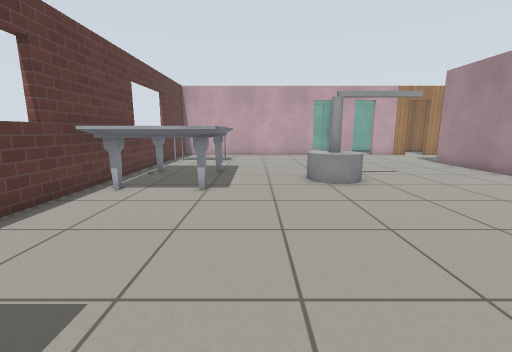
[1] (above)

24 first-person views from a walk through a robot-simulator world made for Gazebo. The camera is 0.9 m above the floor, tilts 10° down and sees 90° across. Floor lines are 1 m apart. The floor is counted in squares, 0.5 m on a side. Each view is taken from the middle of a square. On the plan, view 1 faces up. The plan holds only what a view shows up to about 15 squares ahead; the rest is blank. The robots in the file are not drawn. Gazebo's built-in surfaces are drawn with simple patterns. Simple shapes stand in for some stock models.

[2]
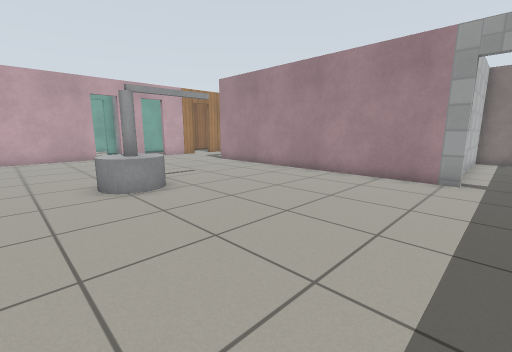

[3]
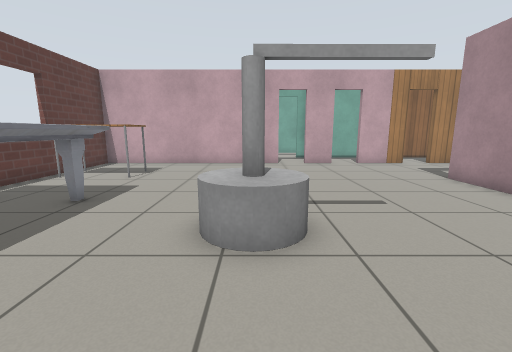

[4]
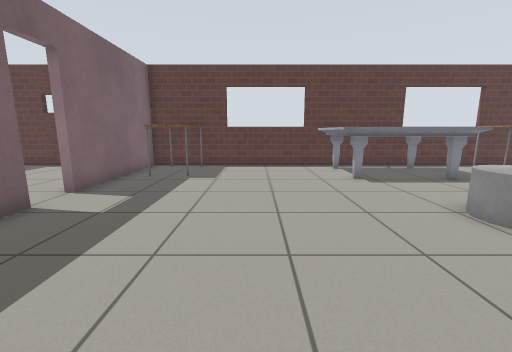

[5]
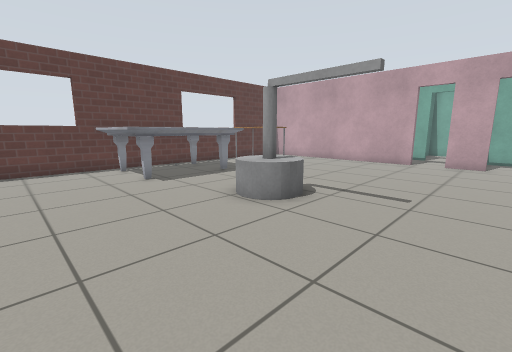

[6]
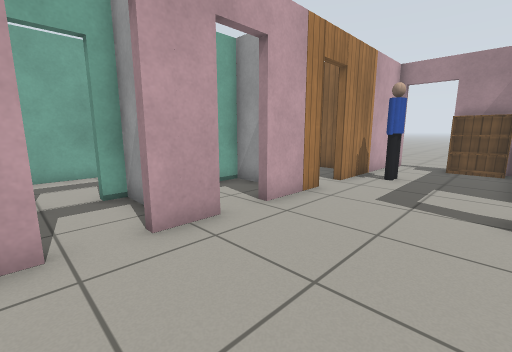

[7]
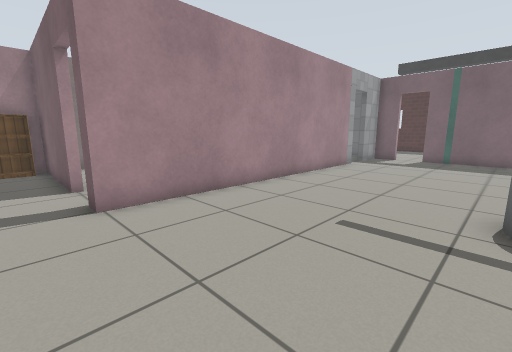

[8]
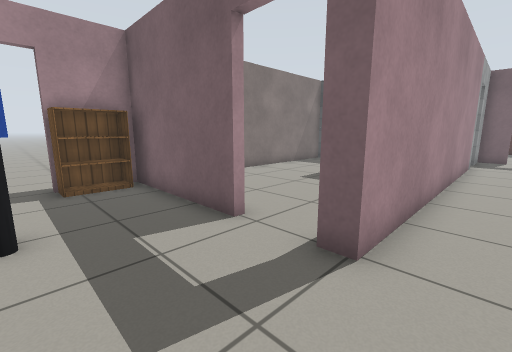

[9]
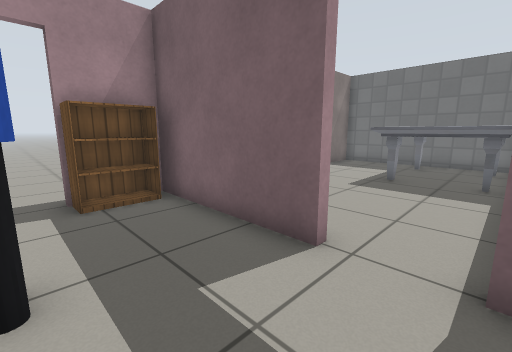

[10]
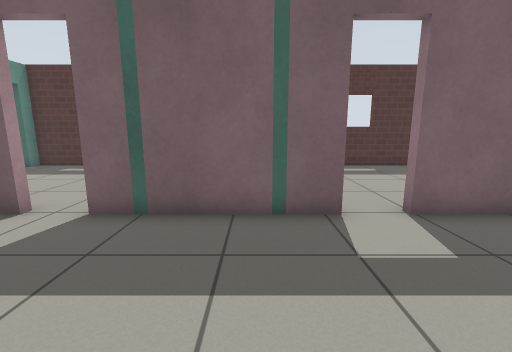

[11]
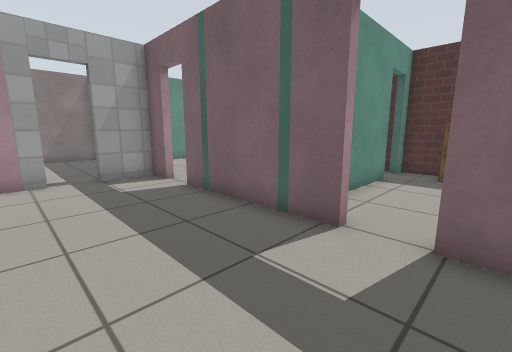

[12]
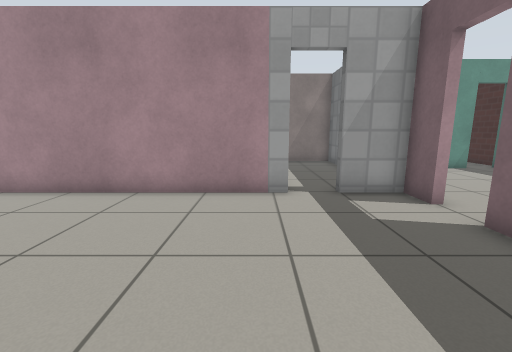

[13]
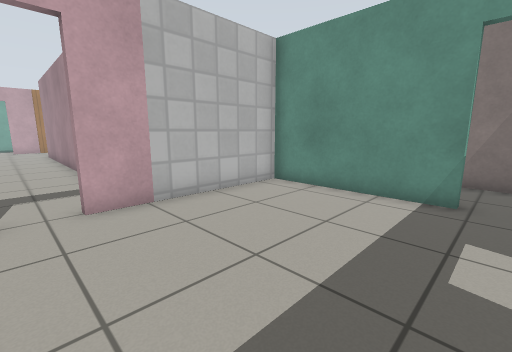

[14]
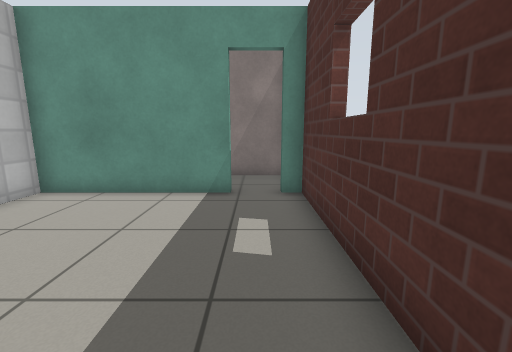

[15]
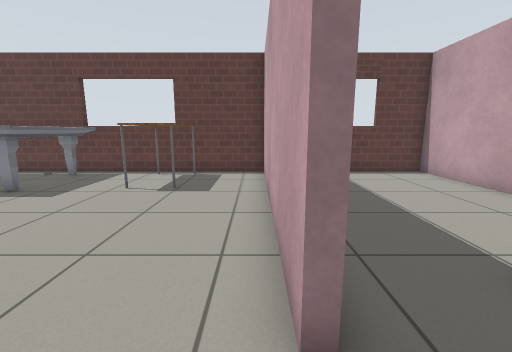

[16]
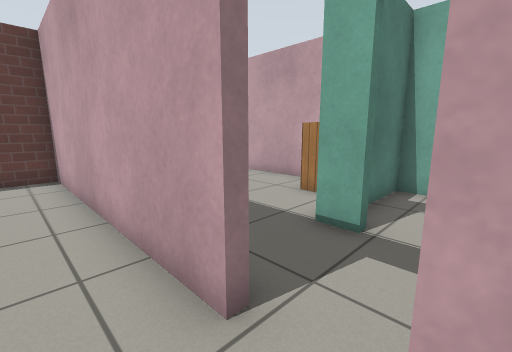

[17]
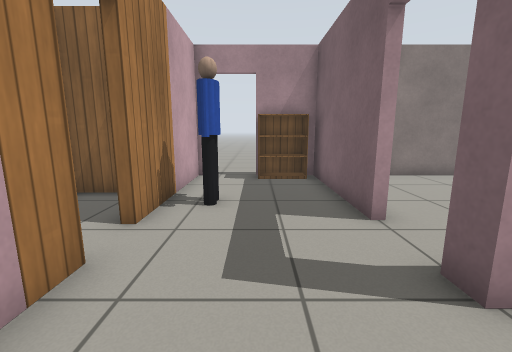

[18]
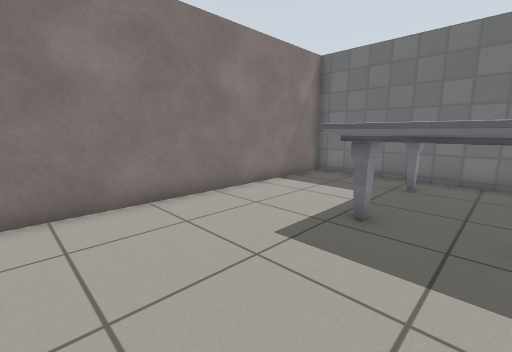

[19]
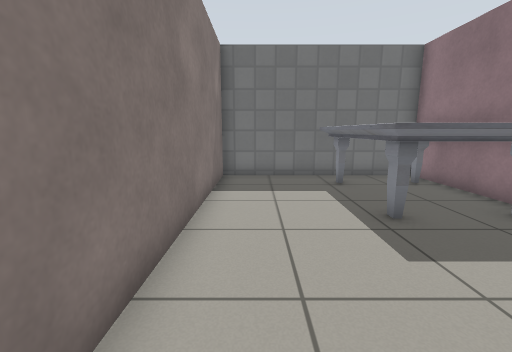

[20]
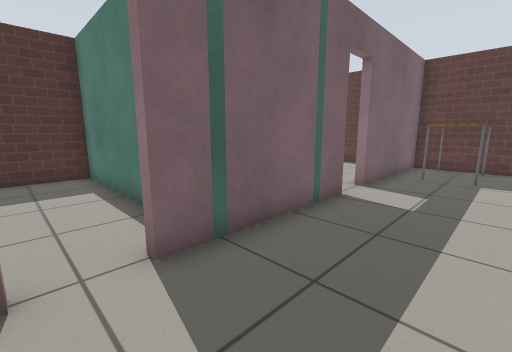

[21]
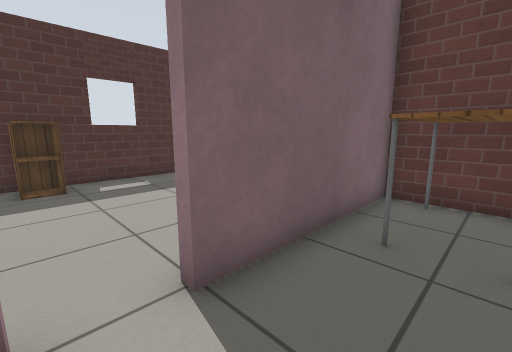

[22]
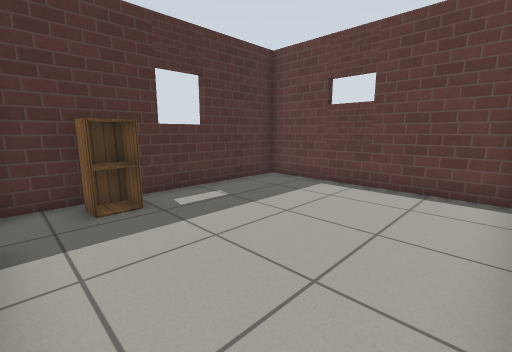

[23]
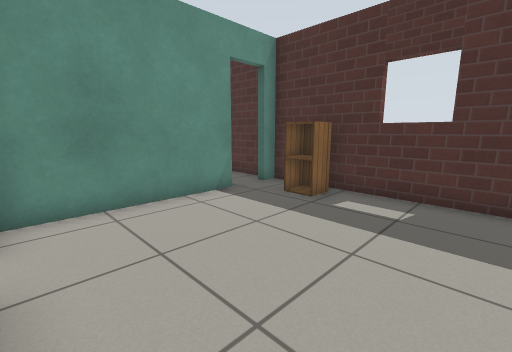

[24]
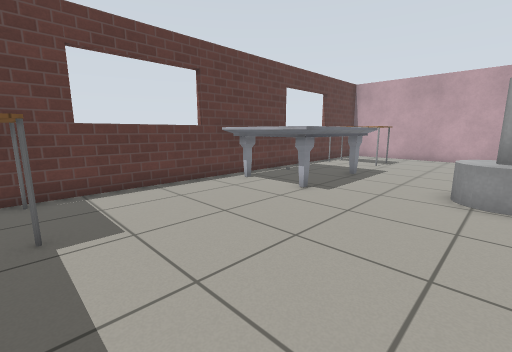

### Floor plan
Points are (right, up) in squares from view 1. A wall is a line through its corners. A room is listed if a view was taken in it or the views show most of it. See-through windows are left out.
Room 1 (views 1, 2, 3, 4, 5, 6, 7, 8, 9, 10, 11, 12, 15, 16, 17, 20, 21, 24)
walls: (10.3, 8.4) (10.3, 14.6) (11, 14.6); (4.3, 19.8) (4.3, 19.3) (-5.3, 19.3) (-5.3, 16.4); (7.4, 19.3) (5.8, 19.3) (5.8, 19.8); (-5.3, 6.5) (-5.3, 1.4); (10.3, 2.1) (10.3, 3.6); (13, 14.6) (17.5, 14.6); (2.1, -1.3) (7.6, -1.3); (11.4, 19.3) (8.8, 19.3) (8.8, 19.8); (9.1, -1.3) (10.3, -1.3) (10.3, 0.6); (-5.3, -1.3) (0.6, -1.3); (18.3, 19) (18.3, 19.3) (12.8, 19.3) (12.8, 19.7)
low walls: (-5.3, 14.6) (-5.3, 12.4)
ways out: open door at (8.5, -1.5) to room 2; open door at (12, 14.5) to room 3; open door at (1.5, -1.5) to room 4; open door at (10.5, 1.5) to room 5; open door at (5, 19.5); open door at (8, 19.5); open door at (12, 19.5); open door at (18.6, 18.2)
objects: table (-5, 0) to (-2, 1); marble table (-5, 7) to (-1, 12); table (-5, 15) to (-2, 16); other object (2, 9) to (6, 10); person (14, 18) to (15, 18); bookshelf (18, 15) to (18, 17)
Room 2 (views 13, 14)
walls: (15.4, -7.3) (15.4, -1.7) (9.1, -1.7); (15.4, -8.8) (15.7, -8.8); (6.6, -4.2) (6.6, -9.4) (15.4, -9.4)
ways out: open door at (8.5, -1.5) to room 1; open door at (15.5, -8)
Room 3 (views 18, 19)
walls: (10.6, 2.6) (18.3, 2.6) (18.3, 13.4)
ways out: open door at (12, 14.5) to room 1
objects: marble table (11, 4) to (14, 8)
Room 4 (views 22, 23)
walls: (3.3, -7.4) (3.3, -1.9); (-5.3, -1.8) (-5.3, -9.4) (3.3, -9.4); (3.3, -8.8) (3.7, -8.8)
ways out: open door at (1.5, -1.5) to room 1; open door at (3.5, -8)
objects: cabinet (1, -9) to (2, -8)
Room 5 (no view inside)
walls: (16.6, -1.3) (18.3, -1.3) (18.3, 2.3) (13.5, 2.3)
ways out: open door at (10.5, 1.5) to room 1

Positions as (right, up) in squares from view 1, and headings:
1: (0, 0), facing up
2: (0, 1), facing up-right
3: (3, 5), facing up
4: (8, 4), facing left
5: (8, 4), facing up-left
6: (4, 15), facing up-right
7: (4, 16), facing down-right
8: (9, 18), facing down-right
9: (11, 18), facing down-right
10: (4, 4), facing down
11: (0, 3), facing down-right
12: (3, 3), facing right
13: (8, -8), facing up-right
14: (8, -8), facing right
15: (6, 19), facing left
16: (6, 18), facing up-left
17: (8, 17), facing right
18: (12, 13), facing down-right
19: (17, 13), facing down
20: (9, 2), facing down-left
21: (2, 1), facing down-left
22: (3, -2), facing down-left
23: (-3, -2), facing down-right
24: (3, 1), facing up-left
